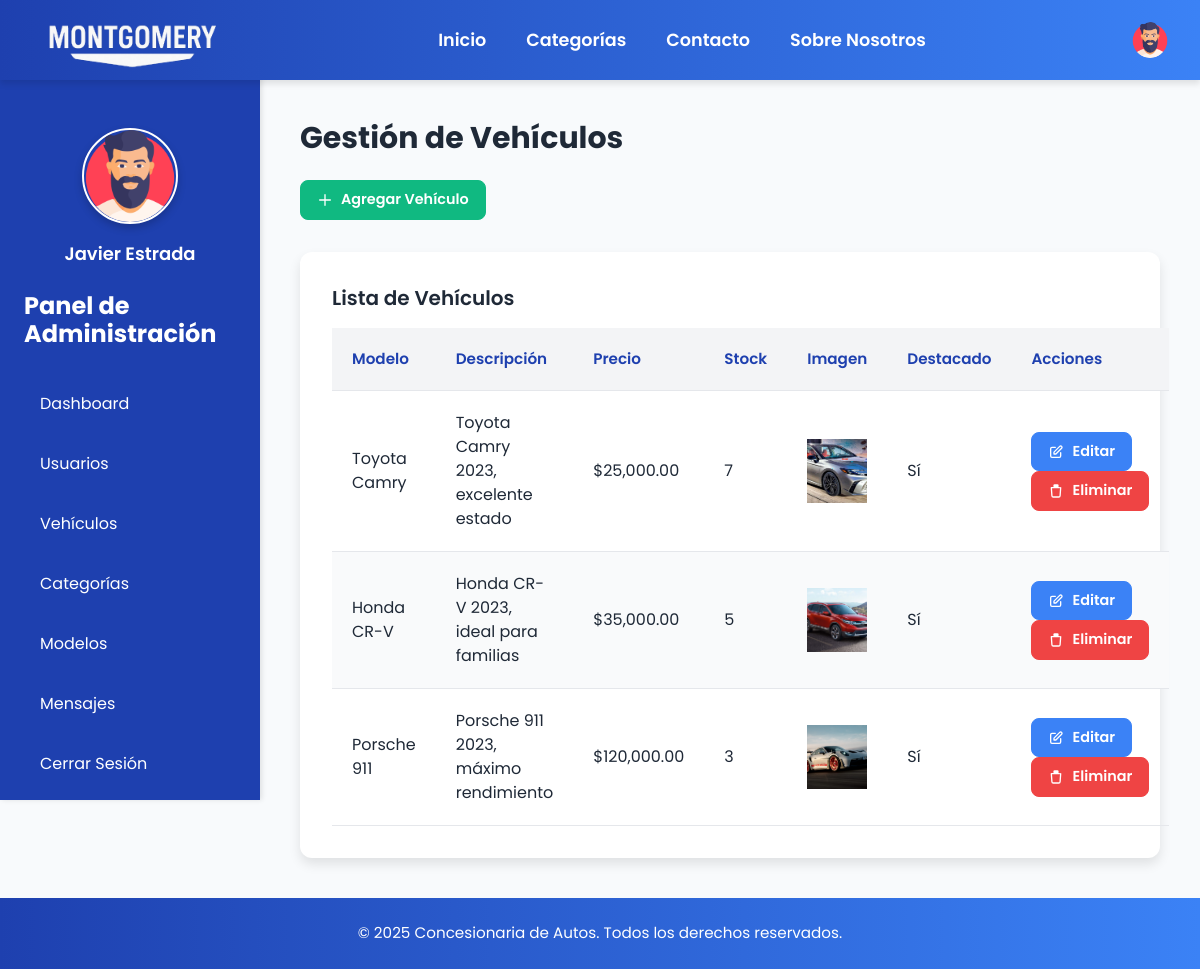
The page /admin/vehicles.php (signed in) on the database as committed earlier.
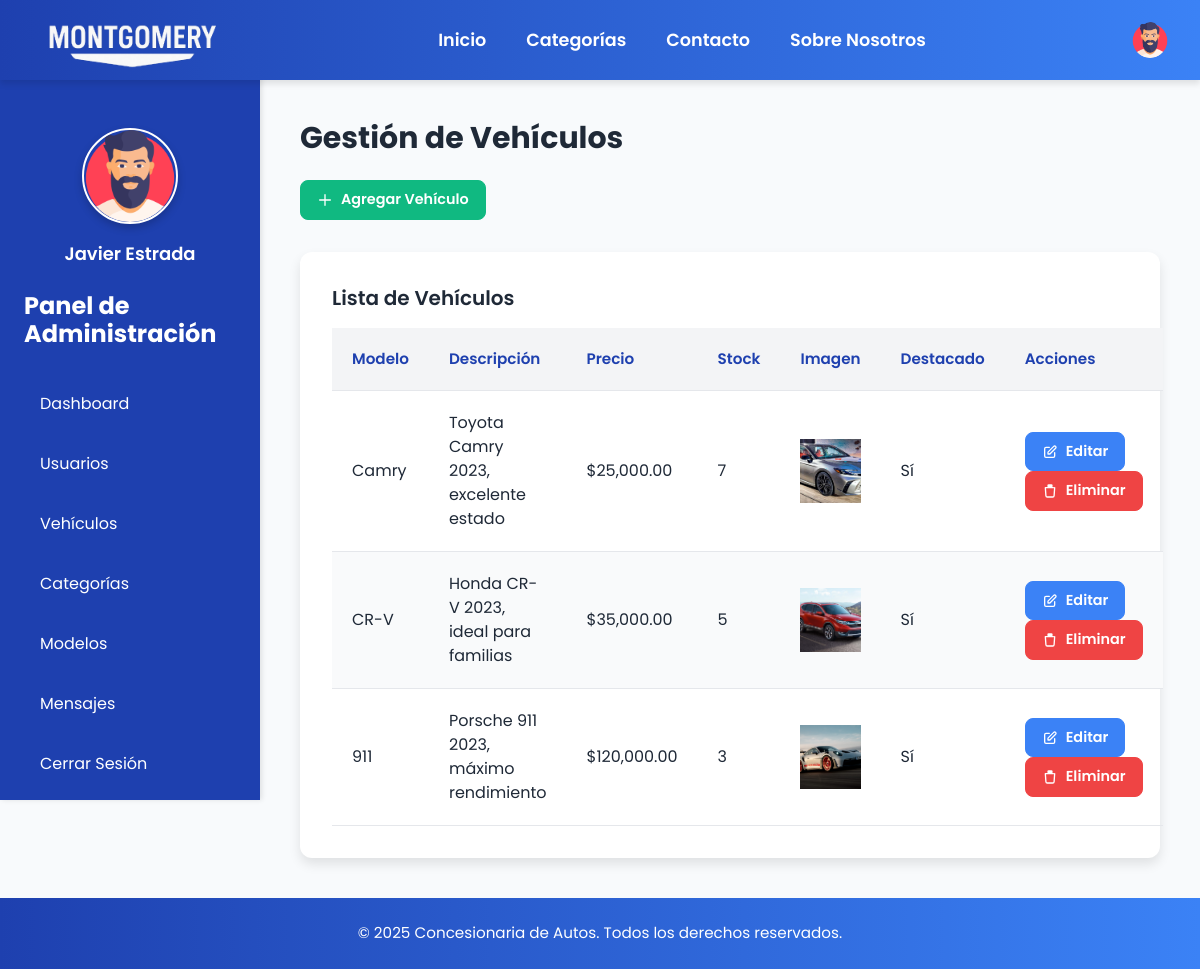
The same page on the database as committed later.
### tables this page shows
CREATE TABLE `vehicles` (
  `id` int(11) NOT NULL,
  `model_id` int(11) DEFAULT NULL,
  `description` text DEFAULT NULL,
  `price` decimal(10,2) NOT NULL,
  `stock` int(11) NOT NULL,
  `image` varchar(255) DEFAULT NULL,
  `created_at` timestamp NOT NULL DEFAULT current_timestamp(),
  `is_featured` tinyint(1) DEFAULT 0
);

CREATE TABLE `models` (
  `id` int(11) NOT NULL,
  `brand_id` int(11) DEFAULT NULL,
  `name` varchar(50) NOT NULL,
  `category_id` int(11) DEFAULT NULL
);

### admin/vehicles.php (the view, shortened to what this page needs)
<?php
include '../includes/header.php';
$vehicles = $pdo->query("SELECT v.*, m.name AS model_name FROM vehicles v JOIN models m ON v.model_id = m.id")->fetchAll();
?>
<?php include '../includes/admin_sidebar.php'; ?>
<div class="main-content">
    <h1 class="text-3xl font-bold mb-6 text-1E40AF">Gestión de Vehículos</h1>
    <button type="button" class="btn btn-add mb-8" id="open-add-modal">
        <svg fill="none" stroke="currentColor" viewBox="0 0 24 24" xmlns="http://www.w3.org/2000/svg">
            <path stroke-linecap="round" stroke-linejoin="round" stroke-width="2" d="M12 4v16m8-8H4"></path>
        </svg>
        Agregar Vehículo
    </button>
    <div class="table-container">
        <h2 class="text-xl font-semibold mb-4 text-1E40AF">Lista de Vehículos</h2>
        <table>
            <thead>
                <tr>
                    <th>Modelo</th>
                    <th>Descripción</th>
                    <th>Precio</th>
                    <th>Stock</th>
                    <th>Imagen</th>
                    <th>Destacado</th>
                    <th>Acciones</th>
                </tr>
            </thead>
            <tbody>
                <?php foreach ($vehicles as $vehicle): ?>
                    <tr>
                        <td><?php echo htmlspecialchars($vehicle['model_name']); ?></td>
                        <td><?php echo htmlspecialchars($vehicle['description']); ?></td>
                        <td>$<?php echo number_format($vehicle['price'], 2); ?></td>
                        <td><?php echo htmlspecialchars($vehicle['stock']); ?></td>
                        <td><img src="<?php echo BASE_URL; ?>images/<?php echo htmlspecialchars($vehicle['image']); ?>" alt="Vehículo" class="w-16 h-16 object-cover"></td>
                        <td><?php echo $vehicle['is_featured'] ? 'Sí' : 'No'; ?></td>
                        <td>
                            <button class="btn btn-edit edit-vehicle-btn"
                                    data-id="<?php echo $vehicle['id']; ?>"
                                    data-model-id="<?php echo $vehicle['model_id']; ?>"
                                    data-model-name="<?php echo htmlspecialchars($vehicle['model_name']); ?>"
                                    data-description="<?php echo htmlspecialchars($vehicle['description']); ?>"
                                    data-price="<?php echo $vehicle['price']; ?>"
                                    data-stock="<?php echo $vehicle['stock']; ?>"
                                    data-image="<?php echo htmlspecialchars($vehicle['image']); ?>"
                                    data-is-featured="<?php echo $vehicle['is_featured'] ? '1' : '0'; ?>">
                                <svg fill="none" stroke="currentColor" viewBox="0 0 24 24" xmlns="http://www.w3.org/2000/svg">
                                    <path stroke-linecap="round" stroke-linejoin="round" stroke-width="2" d="M11 5H6a2 2 0 00-2 2v11a2 2 0 002 2h11a2 2 0 002-2v-5m-1.414-9.414a2 2 0 112.828 2.828L11.828 15H9v-2.828l8.586-8.586z"></path>
                                </svg>
                                Editar
                            </button>
                            <a href="<?php echo BASE_URL; ?>admin/delete_vehicle.php?id=<?php echo $vehicle['id']; ?>" onclick="return confirmDelete('¿Seguro que quieres eliminar este vehículo?')" class="btn btn-delete">
                                <svg fill="none" stroke="currentColor" viewBox="0 0 24 24" xmlns="http://www.w3.org/2000/svg">
                                    <path stroke-linecap="round" stroke-linejoin="round" stroke-width="2" d="M19 7l-.867 12.142A2 2 0 0116.138 21H7.862a2 2 0 01-1.995-1.858L5 7m5-4h4a1 1 0 011 1v1H9V4a1 1 0 011-1zm-5 4h12"></path>
                                </svg>
                                Eliminar
                            </a>
                        </td>
                    </tr>
                <?php endforeach; ?>
            </tbody>
        </table>
    </div>
</div>
<?php include '../includes/footer.php'; ?>

Rows that differ between the two databases and show on the page:
changed through a linked row, vehicles: model.name "Toyota Camry" → "Camry"
changed through a linked row, vehicles "Honda CR-V 2023, ideal para familias": model.name "Honda CR-V" → "CR-V"
changed through a linked row, vehicles "Porsche 911 2023, máximo rendimiento": model.name "Porsche 911" → "911"
